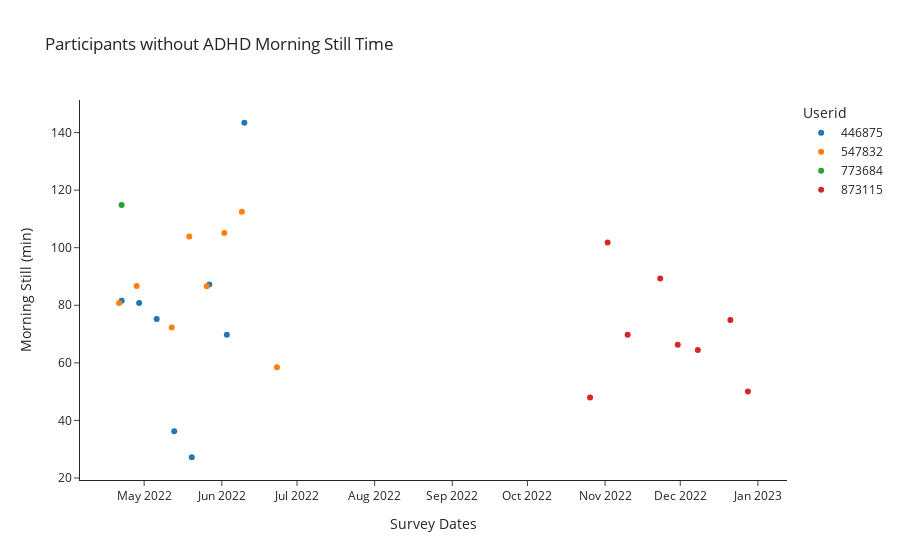

Notebook code for this chart:
### Code cell
dfNone['Userid'] = dfNone['Userid'].astype('category')

#tilt the date on the x-axis!!!!

fig = px.scatter(dfNone, 
                 x = 'Survey Dates',
                 y = 'Still Morning',
                 template = 'simple_white', 
                hover_name = 'Userid', 
                 color = 'Userid',
                 labels = {"Still Morning": "Morning Still (min)"},
                 title= "Participants without ADHD Morning Still Time")

fig.show()

# fig.update_xaxes(tickangle = 30)

# fig.show()

### Figure 1 — Plotly figure (JSON) as saved in the notebook; plotly's stock layout.template omitted (floating-point values rounded to 4 significant figures)
{"data": [{"hovertemplate": "<b>%{hovertext}</b><br><br>Userid=446875<br>Survey Dates=%{x}<br>Morning Still (min)=%{y}<extra></extra>", "hovertext": [446875, 446875, 446875, 446875, 446875, 446875, 446875, 446875], "legendgroup": "446875", "marker": {"color": "#1F77B4", "symbol": "circle"}, "mode": "markers", "name": "446875", "orientation": "v", "showlegend": true, "type": "scatter", "x": ["2022-04-22", "2022-04-29", "2022-05-06", "2022-05-13", "2022-05-20", "2022-05-27", "2022-06-03", "2022-06-10"], "xaxis": "x", "y": [81.57, 80.76, 75.23, 36.2, 27.2, 87.17, 69.78, 143.4], "yaxis": "y"}, {"hovertemplate": "<b>%{hovertext}</b><br><br>Userid=547832<br>Survey Dates=%{x}<br>Morning Still (min)=%{y}<extra></extra>", "hovertext": [547832, 547832, 547832, 547832, 547832, 547832, 547832, 547832], "legendgroup": "547832", "marker": {"color": "#FF7F0E", "symbol": "circle"}, "mode": "markers", "name": "547832", "orientation": "v", "showlegend": true, "type": "scatter", "x": ["2022-04-21", "2022-04-28", "2022-05-12", "2022-05-19", "2022-05-26", "2022-06-02", "2022-06-09", "2022-06-23"], "xaxis": "x", "y": [80.79, 86.71, 72.26, 103.9, 86.57, 105.1, 112.5, 58.45], "yaxis": "y"}, {"hovertemplate": "<b>%{hovertext}</b><br><br>Userid=773684<br>Survey Dates=%{x}<br>Morning Still (min)=%{y}<extra></extra>", "hovertext": [773684], "legendgroup": "773684", "marker": {"color": "#2CA02C", "symbol": "circle"}, "mode": "markers", "name": "773684", "orientation": "v", "showlegend": true, "type": "scatter", "x": ["2022-04-22"], "xaxis": "x", "y": [114.8], "yaxis": "y"}, {"hovertemplate": "<b>%{hovertext}</b><br><br>Userid=873115<br>Survey Dates=%{x}<br>Morning Still (min)=%{y}<extra></extra>", "hovertext": [873115, 873115, 873115, 873115, 873115, 873115, 873115, 873115], "legendgroup": "873115", "marker": {"color": "#D62728", "symbol": "circle"}, "mode": "markers", "name": "873115", "orientation": "v", "showlegend": true, "type": "scatter", "x": ["2022-10-26", "2022-11-02", "2022-11-10", "2022-11-23", "2022-11-30", "2022-12-08", "2022-12-21", "2022-12-28"], "xaxis": "x", "y": [47.99, 101.8, 69.78, 89.28, 66.31, 64.44, 74.88, 50], "yaxis": "y"}], "layout": {"legend": {"title": {"text": "Userid"}, "tracegroupgap": 0}, "title": {"text": "Participants without ADHD Morning Still Time"}, "xaxis": {"anchor": "y", "domain": [0, 1], "title": {"text": "Survey Dates"}}, "yaxis": {"anchor": "x", "domain": [0, 1], "title": {"text": "Morning Still (min)"}}}}
